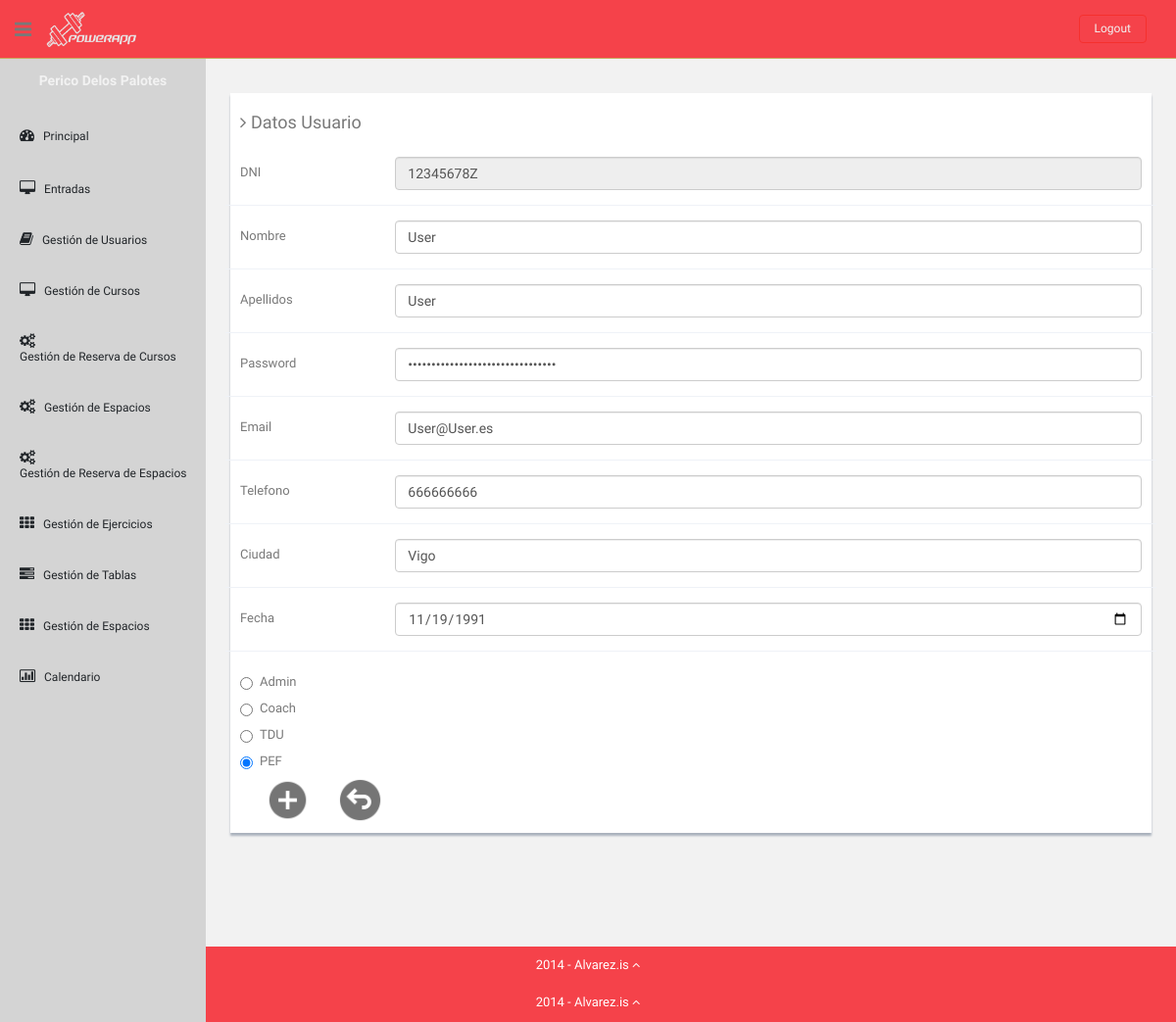
Page /Controllers/formLoader.php?DNI=12345678Z&form=userEdit (signed in) on the earlier database version.
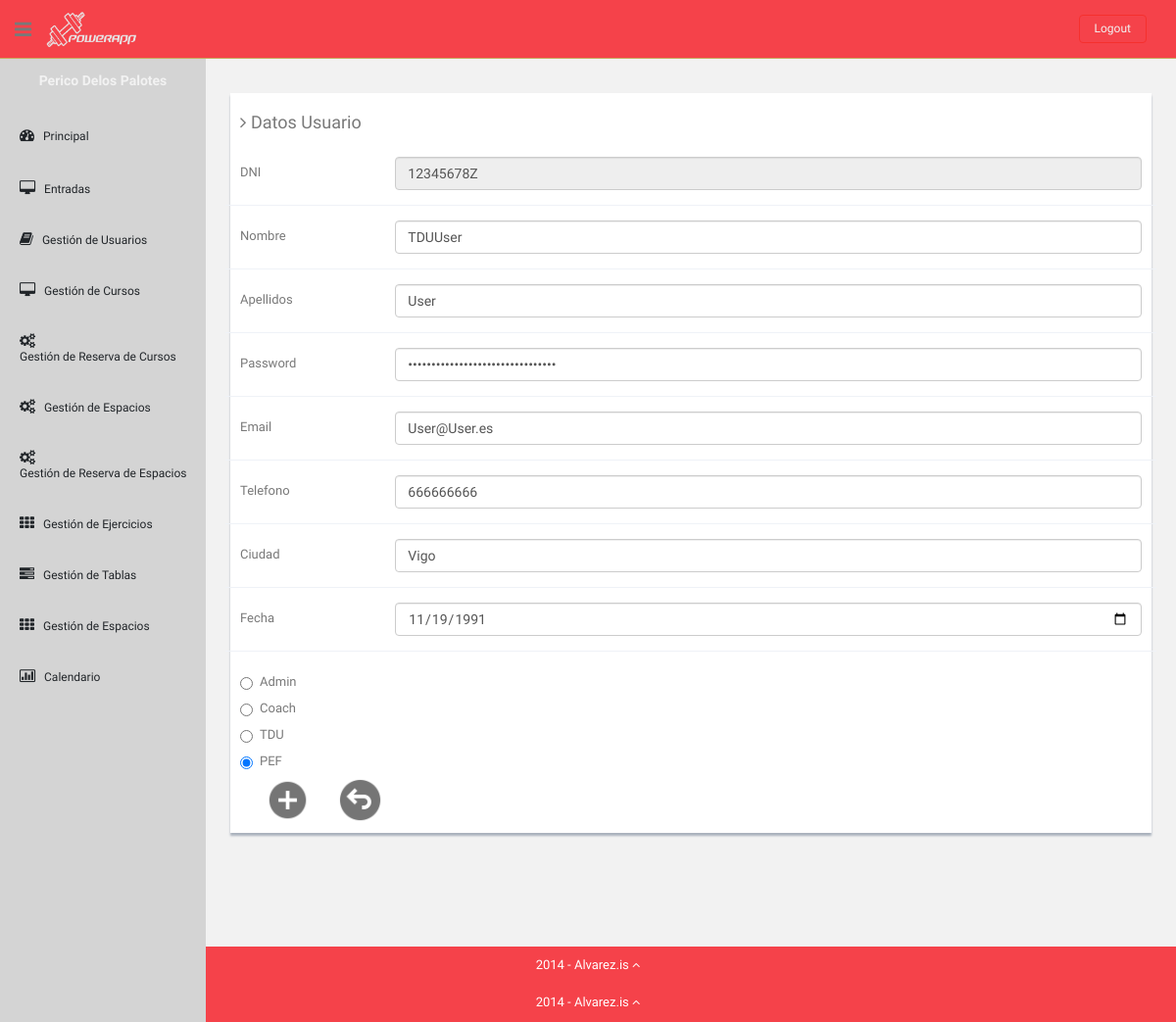
Same page on the later database version.
### tables this page shows
CREATE TABLE UsersGym (
    DNI varchar(9) NOT NULL,
    UserType ENUM('ADMIN', 'COACH', 'TDU', 'PEF') NOT NULL,
    PasswordHash char(32) NOT NULL,
    FirstName varchar(50) NOT NULL,
    LastName varchar(80),
    Email varchar(255),
    Telephone int(9),
    City varchar(255),
	Birthdate date,

    PRIMARY KEY (DNI)
);

### Models/User.php (called while the page is built, shortened)
<?php
class User
{
	private $DNI;
    private $UserType;
    private $PasswordHash;
    private $FirstName;
    private $LastName;
    private $Email;
    private $Telephone;
    private $City;
    private $Birthdate;
    public function __construct($DNI)
    {
        $this->DNI = $DNI;
    }
    public function loadDataAssoc($dataArray)
    {
        $this->UserType = $dataArray['UserType'];
        $this->PasswordHash = $dataArray['PasswordHash'];
        $this->FirstName = $dataArray['FirstName'];
        $this->LastName = $dataArray['LastName'];
        $this->Email = $dataArray['Email'];
        $this->Telephone = $dataArray['Telephone'];
        $this->City = $dataArray['City'];
        $this->Birthdate = $dataArray['Birthdate'];
    }
    public function getDNI()
    {
        return $this->DNI;
    }
    public function getUserType()
    {
        return $this->UserType;
    }
    public function getPasswordHash()
    {
        return $this->PasswordHash;
    }
    public function getFirstName()
    {
        return $this->FirstName;
    }
    public function getLastName()
    {
        return $this->LastName;
    }
    public function getEmail()
    {
        return $this->Email;
    }
    public function getTelephone()
    {
        return $this->Telephone;
    }
    public function getCity()
    {
        return $this->City;
    }
    public function getBirthdate()
    {
        return $this->Birthdate;
    }
}
 ?>

### Models/UsersModel.php (called while the page is built, shortened)
<?php
class UserDAO
{
    private $DBLink;
    private $serverName ="localhost";
    private $userName = "admin";
    private $passWord = "admin";
    private $DBName = "powerAppDB";
	function __construct(){
	    $this->DBLink =  new mysqli($this->serverName,$this->userName,$this->passWord,$this->DBName);
    }
    function get(User $user){
        $statement = $this->DBLink->prepare("SELECT * FROM UsersGym WHERE DNI=?");
        $DNI = $user->getDNI();
        $statement->bind_param("s",$DNI);
        if(!$statement->execute()) {
            return "Falló la ejecución: (" . $statement->errno . ") " . $statement->error;
        }else{
            $result = $statement->get_result();
            return "ok";
        }
    }
}
?>

### Views/userEditView.php (the view, shortened to what the changed rows need)
<?php
class userEditView
{
    function __construct(User $user)
    {
        $this->user = $user;
        $this->render();
    }
    function render()
    {
?>
        <div class="row mt">
            <div class="col-lg-12">
                <div class="form-panel">
                    <h4 class="mb">
                        <i class="fa fa-angle-right"></i>
                        Datos Usuario
                    </h4>
            <form class="form-horizontal style-form" method="post" action="../Controllers/UserActionController.php?action=EDIT">
                <div class="form-group">
                    <label class="col-sm-2 col-sm-2 control-label">DNI</label>
                        <div class="col-sm-10">
                            <input type="text" class="form-control" name="DNI" value="<?php echo $this->user->getDNI(); ?>" readonly>
                        </div>
                </div>
                <div class="form-group">
                    <label class="col-sm-2 col-sm-2 control-label">Nombre</label>
                    <div class="col-sm-10">
                        <input type="text" class="form-control" name="FirstName" value="<?php echo $this->user->getFirstName(); ?>">
                    </div>
                </div>
                <div class="form-group">
                    <label class="col-sm-2 col-sm-2 control-label">Apellidos</label>
                    <div class="col-sm-10">
                        <input type="text" class="form-control" name="LastName" value="<?php echo $this->user->getLastName() ?>">
                    </div>
                </div>
                <div class="form-group">
                    <label class="col-sm-2 col-sm-2 control-label">Password</label>
                    <div class="col-sm-10">
                        <input type="password"  class="form-control" placeholder="" name="PasswordHash" value="<?php echo $this->user->getPasswordHash()?>">
                    </div>
                </div>
                <div class="form-group">
                    <label class="col-sm-2 col-sm-2 control-label">Email</label>
                    <div class="col-sm-10">
                        <input type="text" class="form-control" name="Email" value="<?php echo $this->user->getEmail() ?>">
                    </div>
                </div>
                <div class="form-group">
                    <label class="col-sm-2 col-sm-2 control-label">Telefono</label>
                    <div class="col-sm-10">
                        <input type="text" class="form-control" name="Telephone" value="<?php echo $this->user->getTelephone() ?>">
                    </div>
                </div>
                <div class="form-group">
                    <label class="col-sm-2 col-sm-2 control-label">Ciudad</label>
                    <div class="col-sm-10">
                        <input type="text" class="form-control" name="City" value="<?php echo $this->user->getCity() ?>">
                    </div>
                </div>
                <div class="form-group">
                    <label class="col-sm-2 col-sm-2 control-label">Fecha</label>
                    <div class="col-sm-10">
                        <input type="date" class="form-control" name="Birthdate" value="<?php echo $this->user->getBirthdate() ?>">
                    </div>
                </div>
                <div class="radio">
                    <label>
                    <input type="radio" name="UserType" id="optionsRadios1" value="ADMIN" <?php if ($this->user->getUserType()=='ADMIN')
    {
                    echo "checked";
    } ?>>
                    Admin
                    </label>
                </div>
            <div class="radio">
                <label>
                <input type="radio" name="UserType" id="optionsRadios2"
                       value="COACH" <?php if ($this->user->getUserType() == 'COACH') {
                    echo "checked";
                } ?>>
                Coach
                </label>
            </div>
            <div class="radio">
                <label>
                    <input type="radio" name="UserType" id="optionsRadios3"
                       value="TDU" <?php if ($this->user->getUserType() == 'TDU') {
                    echo "checked";
                } ?>>
                TDU
                </label>
            </div>
            <div class="radio">
                <label>
                <input type="radio" name="UserType" id="optionsRadios4"
                       value="PEF" <?php if ($this->user->getUserType() == 'PEF') {
                    echo "checked";
                } ?>>
                PEF
                </label>
            </div>
                <button class="submit" type="submit"><img src="../Templates/img2/add.png"></button>
                <a class="submit" href="../Controllers/UserShowAllController.php"><img src="../Templates/img2/atras.png"></a>
            </form>
<?php
    }
}
?>

Differences in the rows shown:
changed usersgym "User": FirstName "User" → "TDUUser"
